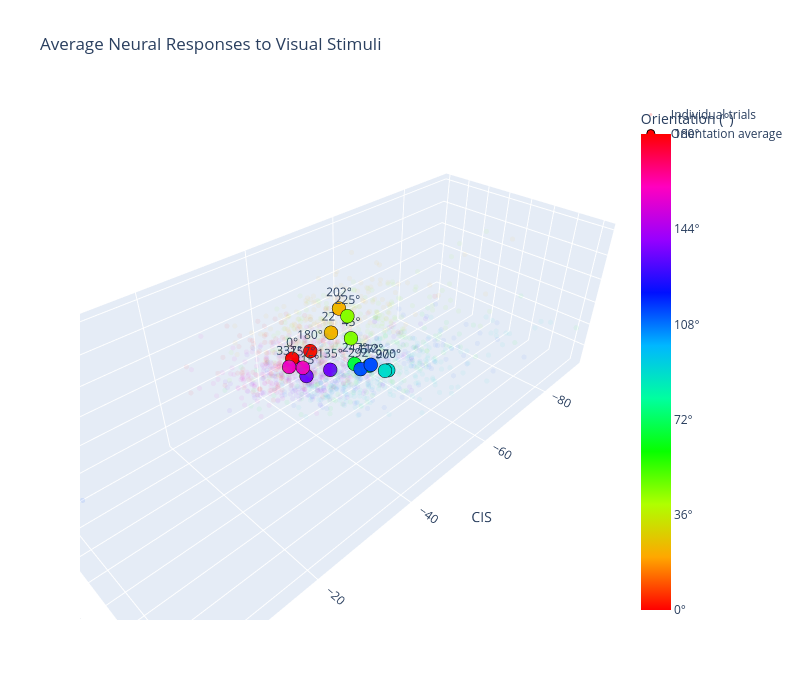

The cell this chart's notebook holds for it:
### Code cell
import plotly.graph_objects as go
from sklearn.decomposition import PCA
from sklearn.discriminant_analysis import LinearDiscriminantAnalysis as LDA

# Compute 3-axis projection: [CIS, PC1, PC2]
X = sum_responses.sum(axis=-1)             # (n_orientations, n_neurons)  -- per-orientation averages
mean_vec = X.mean(axis=0, keepdims=True)


# 1. Extract raw trial counts and labels to fit LDA
vis_window_samples = (600 * SAMPLE_RATE) // 1000
trial_raw_counts = []
trial_labels = []

for orientation in visual_orientation_degs:
    trial_times = visual_trial_df[visual_trial_df['orientation'] == orientation]['timestamp'].values[:N_VIS_TRIALS]
    for t_time in trial_times:
        trial_spikes = visual_spikes[(visual_spikes['timestamp'] >= t_time) &
                                     (visual_spikes['timestamp'] <  t_time + vis_window_samples)]
        x_trial = np.zeros(n_neurons)
        if not trial_spikes.empty:
            counts = trial_spikes.groupby('neuron_id').size()
            for nid, c in counts.items():
                if nid in neuron_to_idx:
                    x_trial[neuron_to_idx[nid]] = c
        trial_raw_counts.append(x_trial)
        trial_labels.append(orientation)

trial_raw_counts = np.array(trial_raw_counts)
trial_labels = np.array(trial_labels)

# 2. Fit LDA to visual trials
# LDA requires categorical labels, so we map orientations to strings
lda_labels = trial_labels.astype(str)

# (Using n_components=2 to match PC plot)
lda = LDA(n_components=2)
lda.fit(trial_raw_counts, lda_labels)

if mode == "pca":
    pca3 = PCA(n_components=2)
    pca3.fit(X)
    proj, _ = np.linalg.qr(np.array([
        mean_vec[0],
        pca3.components_[0],
        pca3.components_[1],
    ]).T)        
    print ("PCA explained variance ratio:", pca3.explained_variance_ratio_)
elif mode == "lda":
    proj, _ = np.linalg.qr(np.array([
        mean_vec[0],
        lda.scalings_[:, 0],
        lda.scalings_[:, 1],
    ]).T)
    print ("LDA explained variance ratio:", lda.explained_variance_ratio_)
else:
    raise ValueError(f"Unknown mode: {mode}")

coords = X @ proj                           # (n_orientations, 3)  -- averaged points

# ---- Per-trial points: spike counts per (orientation, trial) summed over time bins ----
trial_coords = []     # (n_orient * n_trials, 3)
trial_doubled = []    # color matches its orientation
for o_idx, orientation in enumerate(visual_orientation_degs):
    trial_times = visual_trial_df[visual_trial_df['orientation'] == orientation]['timestamp'].values[:N_VIS_TRIALS]
    for t_time in trial_times:
        trial_spikes = visual_spikes[(visual_spikes['timestamp'] >= t_time) &
                                     (visual_spikes['timestamp'] <  t_time + WINDOW_LEN)]
        x_trial = np.zeros(n_neurons)
        if not trial_spikes.empty:
            counts = trial_spikes.groupby('neuron_id').size()
            for nid, c in counts.items():
                if nid in neuron_to_idx:
                    x_trial[neuron_to_idx[nid]] = c
        trial_coords.append(x_trial @ proj)
        trial_doubled.append((int(orientation) * 2) % 360)
trial_coords = np.array(trial_coords)
trial_doubled = np.array(trial_doubled)

doubled = (np.array(visual_orientation_degs) * 2) % 360

fig = go.Figure()

# Per-trial scatter (low alpha)
fig.add_trace(go.Scatter3d(
    x=trial_coords[:, 0], y=trial_coords[:, 1], z=trial_coords[:, 2],
    mode='markers',
    marker=dict(size=3, color=trial_doubled, colorscale='HSV',
                cmin=0, cmax=360, opacity=0.05,
                line=dict(width=0)),
    name='Individual trials',
    hovertemplate='trial<extra></extra>',
    showlegend=True,
))

# Orientation-average scatter (full opacity, on top)
fig.add_trace(go.Scatter3d(
    x=coords[:, 0], y=coords[:, 1], z=coords[:, 2],
    mode='markers+text',
    marker=dict(size=8, color=doubled, colorscale='HSV',
                cmin=0, cmax=360,
                colorbar=dict(
                    title='Orientation (°)',
                    tickvals=np.arange(0, 361, 72),
                    ticktext=[f'{int(v/2)}°' for v in np.arange(0, 361, 72)],
                ),
                line=dict(color='black', width=1)),
    text=[f'{int(o)}°' for o in visual_orientation_degs],
    textposition='top center',
    name='Orientation average',
))
if mode == "pca":
    fig.update_layout(title='Average Neural Responses to Visual Stimuli (PCA Projection)')
    fig.update_layout(
    title='Average Neural Responses to Visual Stimuli',
    scene=dict(xaxis_title='CIS', yaxis_title='PC1', zaxis_title='PC2',
               aspectmode='data'),
    width=800, height=700,
)
elif mode == "lda":
    fig.update_layout(title='Average Neural Responses to Visual Stimuli (LDA Projection)')
    fig.update_layout(
    title='Average Neural Responses to Visual Stimuli',
    scene=dict(xaxis_title='CIS', yaxis_title='LDA1', zaxis_title='LDA2',
               aspectmode='data'),
    width=800, height=700,  
)
fig.show()

### Figure 1 — Plotly figure (JSON) as saved in the notebook; plotly's stock layout.template omitted (floating-point values rounded to 4 significant figures; data arrays with more than 128 entries replaced by an {"elided": "..."} marker saying what was removed)
{"data": [{"hovertemplate": "trial<extra></extra>", "marker": {"cmax": 360, "cmin": 0, "color": {"elided": "1600 int values"}, "colorscale": [[0, "#ff0000"], [0.1111, "#ffa700"], [0.2222, "#afff00"], [0.3333, "#08ff00"], [0.4444, "#00ff9f"], [0.5556, "#00b7ff"], [0.6667, "#0010ff"], [0.7778, "#9700ff"], [0.8889, "#ff00bf"], [1, "#ff0000"]], "line": {"width": 0}, "opacity": 0.05, "size": 3}, "mode": "markers", "name": "Individual trials", "showlegend": true, "type": "scatter3d", "x": {"elided": "1600 float values"}, "y": {"elided": "1600 float values"}, "z": {"elided": "1600 float values"}}, {"marker": {"cmax": 360, "cmin": 0, "color": [0, 45, 90, 135, 180, 225, 270, 315, 0, 45, 90, 135, 180, 225, 270, 315], "colorbar": {"ticktext": ["0°", "36°", "72°", "108°", "144°", "180°"], "tickvals": [0, 72, 144, 216, 288, 360], "title": {"text": "Orientation (°)"}}, "colorscale": [[0, "#ff0000"], [0.1111, "#ffa700"], [0.2222, "#afff00"], [0.3333, "#08ff00"], [0.4444, "#00ff9f"], [0.5556, "#00b7ff"], [0.6667, "#0010ff"], [0.7778, "#9700ff"], [0.8889, "#ff00bf"], [1, "#ff0000"]], "line": {"color": "black", "width": 1}, "size": 8}, "mode": "markers+text", "name": "Orientation average", "text": ["0°", "22°", "45°", "67°", "90°", "112°", "135°", "157°", "180°", "202°", "225°", "247°", "270°", "292°", "315°", "337°"], "textposition": "top center", "type": "scatter3d", "x": [-39.67, -45.84, -47.87, -50.04, -50.83, -47.77, -46.81, -41.02, -43.77, -47.28, -47.61, -47.29, -51.29, -47.27, -41.3, -38.51], "y": [-5.042, -1.887, 0.8523, 3.212, 6.158, 5.623, -3.323, -3.972, -5.041, -1.38, 0.2742, 2.297, 6.484, 3.757, -3.456, -4.556], "z": [0.003742, 3.856, 3.061, -2.524, -2.509, 0.03106, -5.125, -2.031, -0.4266, 8.196, 7.278, -1.227, -2.459, -1.559, -3.686, -0.8791]}], "layout": {"height": 700, "scene": {"aspectmode": "data", "xaxis": {"title": {"text": "CIS"}}, "yaxis": {"title": {"text": "PC1"}}, "zaxis": {"title": {"text": "PC2"}}}, "title": {"text": "Average Neural Responses to Visual Stimuli"}, "width": 800}}
